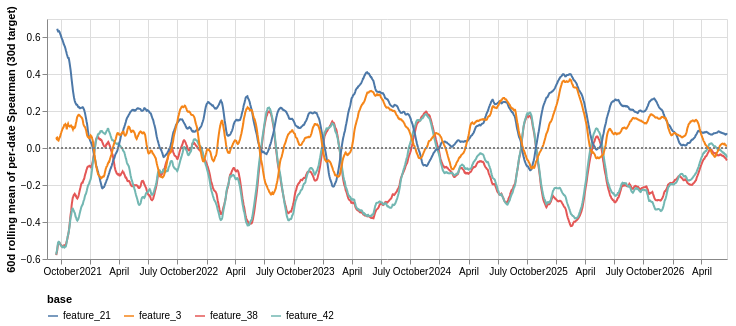

This figure's notebook cell:
### Code cell
# regime honesty: rolling 60d mean of per-date Spearman, top new bases vs best original
top_new = (summary.filter(pl.col("new"))
           .sort(pl.col("ic_30d").abs(), descending=True)["base"].head(3).to_list())
best_old_base = (summary.filter(~pl.col("new"))
                 .sort(pl.col("ic_30d").abs(), descending=True)["base"][0])
show = top_new + [best_old_base]
roll_ic = ic_by_date.select(
    ["date"] + [pl.col(f"{b}|target_30d").rolling_mean(60, min_samples=30).alias(b) for b in show]
).unpivot(index="date", variable_name="base", value_name="ic60")
alt.Chart(roll_ic.to_pandas()).mark_line().encode(
    x=alt.X("date:T", title=None),
    y=alt.Y("ic60:Q", title="60d rolling mean of per-date Spearman (30d target)"),
    color=alt.Color("base:N", legend=alt.Legend(orient="bottom")),
    tooltip=["date:T", "base:N", alt.Tooltip("ic60:Q", format=".3f")],
).properties(width=680, height=240) + alt.Chart(roll_ic.to_pandas()).mark_rule(
    strokeDash=[2, 2], color="gray").encode(y=alt.datum(0))

### Figure 1 — Vega-Lite specification as saved in the notebook (floating-point values rounded to 4 significant figures; data arrays with more than 128 entries replaced by an {"elided": "..."} marker saying what was removed)
{"config": {"view": {"continuousWidth": 300, "continuousHeight": 300}}, "layer": [{"data": {"name": "data-392642fb6ac6d0a8706a2522f9355855"}, "mark": {"type": "line"}, "encoding": {"color": {"field": "base", "legend": {"orient": "bottom"}, "type": "nominal"}, "tooltip": [{"field": "date", "type": "temporal"}, {"field": "base", "type": "nominal"}, {"field": "ic60", "format": ".3f", "type": "quantitative"}], "x": {"field": "date", "title": null, "type": "temporal"}, "y": {"field": "ic60", "title": "60d rolling mean of per-date Spearman (30d target)", "type": "quantitative"}}}, {"data": {"name": "data-392642fb6ac6d0a8706a2522f9355855"}, "mark": {"type": "rule", "color": "gray", "strokeDash": [2, 2]}, "encoding": {"y": {"datum": 0}}}], "height": 240, "width": 680, "$schema": "https://vega.github.io/schema/vega-lite/v6.1.0.json", "datasets": {"data-392642fb6ac6d0a8706a2522f9355855": {"elided": "8528 records"}}}
